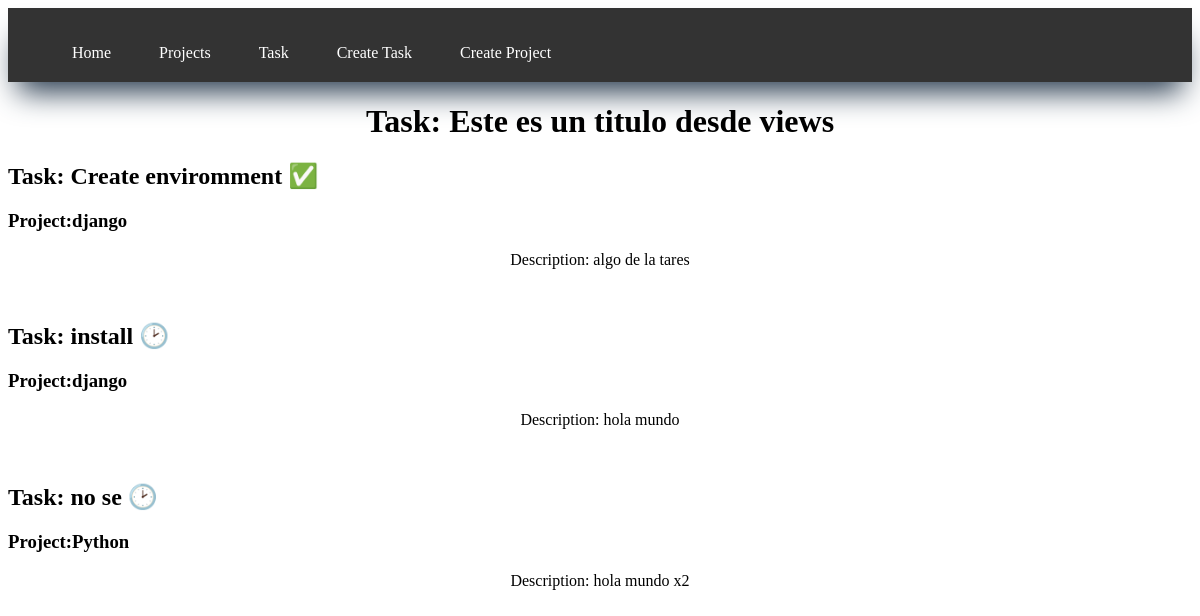
/task, run on an earlier commit of the app's database.
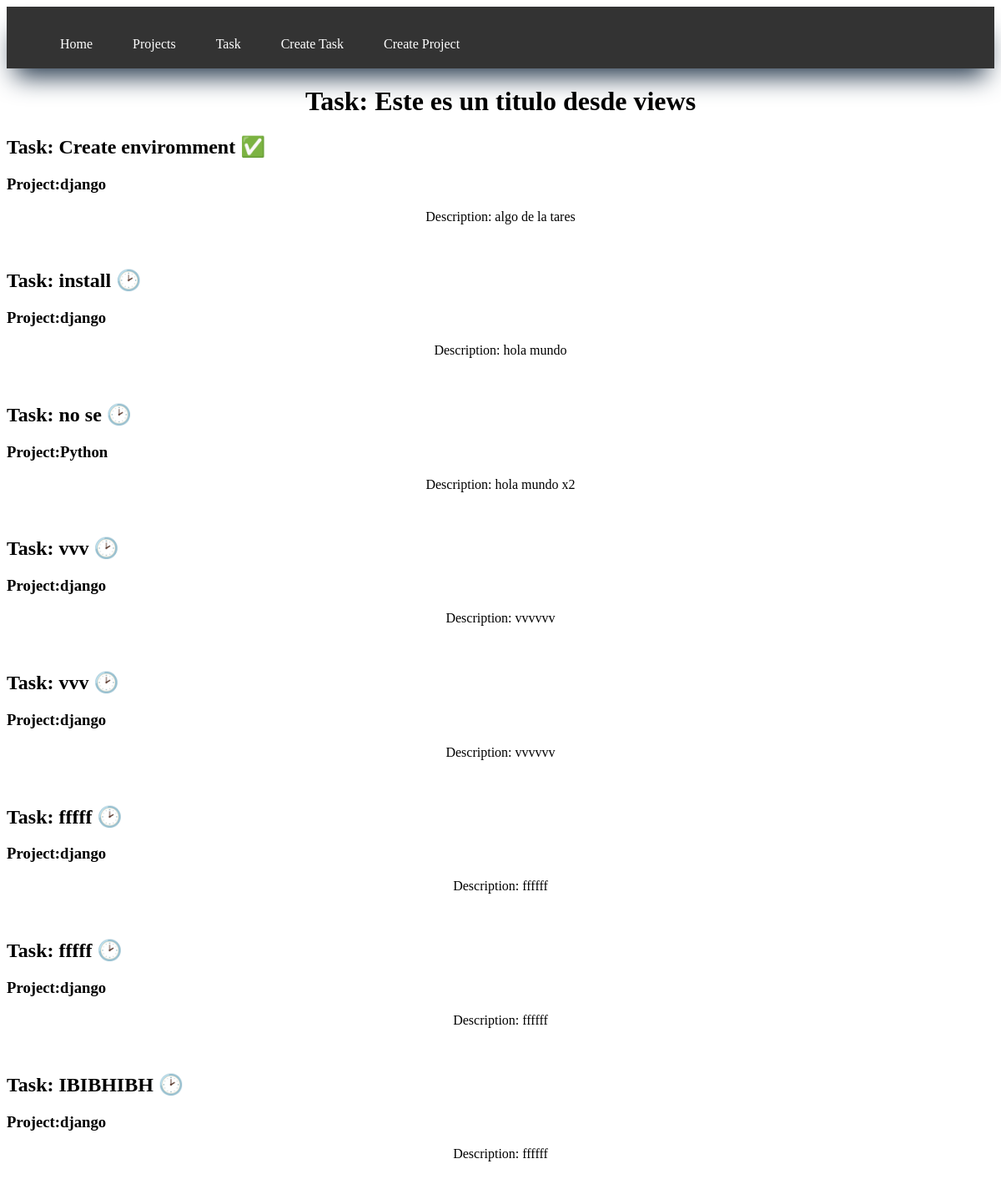
And on a later commit of the database.
### myapp/models.py (models this page shows, shortened)
class Task(models.Model):
    title = models.CharField(max_length=200, help_text='Ingrese el título de la tarea')
    description = models.CharField(max_length=200, help_text='Ingrese la descripción de la tarea')
    project = models.ForeignKey(Project, on_delete=models.CASCADE)
    done = models.BooleanField(default=False)

class Project( models.Model ):
    name = models.CharField(max_length=50, help_text='Ingrese el nombre del projecto')

### myapp/views.py (the view)
# urls.py: path('task', views.taks, name='tasks'),
def taks( request ):
    title = "Task: Este es un titulo desde views"
    tasks = Task.objects.all()
    return render(request, 'tasks/task.html', {
        'title': title,
        'tasks':tasks
    })

### myapp/templates/tasks/task.html
{% extends 'layouts/base.html' %}
{% block content %}
<h1>{{title}}</title></h1>
{% for task in tasks %}
<article>
    <h2>Task: {{ task.title }}
        {% if task.done == False %}
            🕑
        {% else %}
            ✅
        {% endif %}
    </h2>
    <h3>Project:{{ task.project.name }}</h3>
    <p>Description: {{ task.description }}</p>
    <br>
</article>
{% endfor %}
{% endblock %}

### myapp/templates/layouts/base.html (shortened to what this page needs)
{% load static %}
<!DOCTYPE html>
<html lang="es">
<head>
    <link rel="stylesheet" href="{% static 'css/style.css' %}">
</head>
<body>
    <nav class="navbar">
        <ul>
            <li>
                <a href="{% url 'home' %}">Home</a>
            </li>
            <li>
                <a href="{% url 'projects' %}">Projects</a>
            </li>
            <li>
                <a href="{% url 'tasks' %}">Task</a>
            </li>
            <li>
                <a href="{% url 'create_task' %}">Create Task</a>
            </li>
            <li>
                <a href="{% url 'create_project' %}">Create Project</a>
            </li>
        </ul>
    </nav>
    {% block content %}
    {% endblock %}
</body>
</html>

### myapp/static/css/style.css (style rules this page uses)
h1 { text-align: center; }
p { text-align: center; }
.navbar { overflow: hidden; background-color: #333; box-shadow: rgb(38, 57, 77) 0px 20px 30px -10px; }
.navbar a { float: left; display: block; color: white; text-align: center; padding: 20px 24px; text-decoration: none; }
ul { list-style: none; }

What changed in the data, as far as the page shows it:
added Task: title "vvv", project.name "django", description "vvvvvv"
added Task: title "vvv", project.name "django", description "vvvvvv"
added Task: title "fffff", project.name "django", description "ffffff"
added Task: title "fffff", project.name "django", description "ffffff"
added Task: title "IBIBHIBH", project.name "django", description "ffffff"
